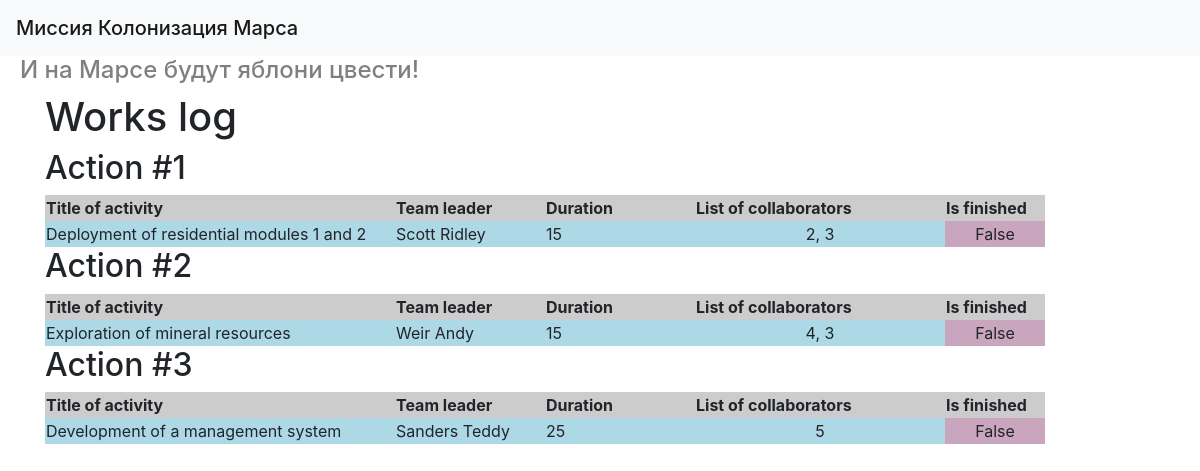
The page / on the database its author committed.
### data/jobs.py (models this page shows)
class Jobs(SqlAlchemyBase):
    __tablename__ = 'jobs'
    id = sqlalchemy.Column(sqlalchemy.Integer, primary_key=True, autoincrement=True)
    team_leader = sqlalchemy.Column(sqlalchemy.Integer, nullable=True)
    job = sqlalchemy.Column(sqlalchemy.String, nullable=True)
    work_size = sqlalchemy.Column(sqlalchemy.Integer, nullable=True)
    collaborators = sqlalchemy.Column(sqlalchemy.String, nullable=True)
    start_date = sqlalchemy.Column(sqlalchemy.DateTime, default=datetime.datetime.now)
    end_date = sqlalchemy.Column(sqlalchemy.DateTime, default=datetime.datetime.now)
    is_finished = sqlalchemy.Column(sqlalchemy.Boolean, unique=True, nullable=True)
    team_leader_id = sqlalchemy.Column(sqlalchemy.Integer, sqlalchemy.ForeignKey("users.id"))
    user = orm.relation('User')

### main.py (the view)
@app.route("/")
def index():
    session = db_session.create_session()
    job = session.query(Jobs).all()
    return render_template("index.html", jobs=job)

### data/db_session.py (called while the page is built)
def create_session() -> Session:
    global __factory
    return __factory()

### templates/index.html
{% extends "base.html" %}
{% block content %}
<h1>Works log</h1>
{% for item in jobs%}
<h2>Action #{{item.id}}</h2>
<table>
<tr>
    <th style="background:#cccccc" width="350">Title of activity</th>
    <th style="background:#cccccc" width="150">Team leader</th>
    <th style="background:#cccccc" width="150">Duration</th>
    <th style="background:#cccccc" width="250">List of collaborators</th>
    <th style="background:#cccccc">Is finished</th>
</tr>
<tr>
    <td style="background:#add8e6">{{item.job}}</td>
    <td style="background:#add8e6">{{item.team_leader}}</td>
    <td style="background:#add8e6">{{item.work_size}}</td>
    <td style="background:#add8e6" align="center">{{item.collaborators}}</td>
    <td style="background:#c9a5be" align="center">{{item.is_finished}}</td>
</tr>
</table>
{% endfor %}
{% endblock %}

### templates/base.html (shortened to what this page needs)
<!DOCTYPE html>
<html lang="en">
<head>
    <link rel="stylesheet"
          href="https://stackpath.bootstrapcdn.com/bootstrap/4.4.1/css/bootstrap.min.css"
>
    <link rel="stylesheet" href="./static/css/style.css">
    </head>
    <header>
        <nav class="navbar navbar-light bg-light">
            <span class="navbar-brand mb-0 h1">Миссия Колонизация Марса</span>
        </nav>
    </header>
    <body>
        <h4>И на Марсе будут яблони цвести!</h4>
        <main role="main" class="container">
            {% block content %}{% endblock %}
        </main>
    </body>
</html>

### static/css/style.css (style rules this page uses)
h4 { color: grey; margin-left: 20px; }
table { width: 1000px; }

### rows shown on the page
Jobs: id "1", job "Deployment of residential modules 1 and 2", team_leader "Scott Ridley", work_size "15", collaborators "2, 3", is_finished "False"
Jobs: id "2", job "Exploration of mineral resources", team_leader "Weir Andy", work_size "15", collaborators "4, 3", is_finished "False"
Jobs: id "3", job "Development of a management system", team_leader "Sanders Teddy", work_size "25", collaborators "5", is_finished "False"
